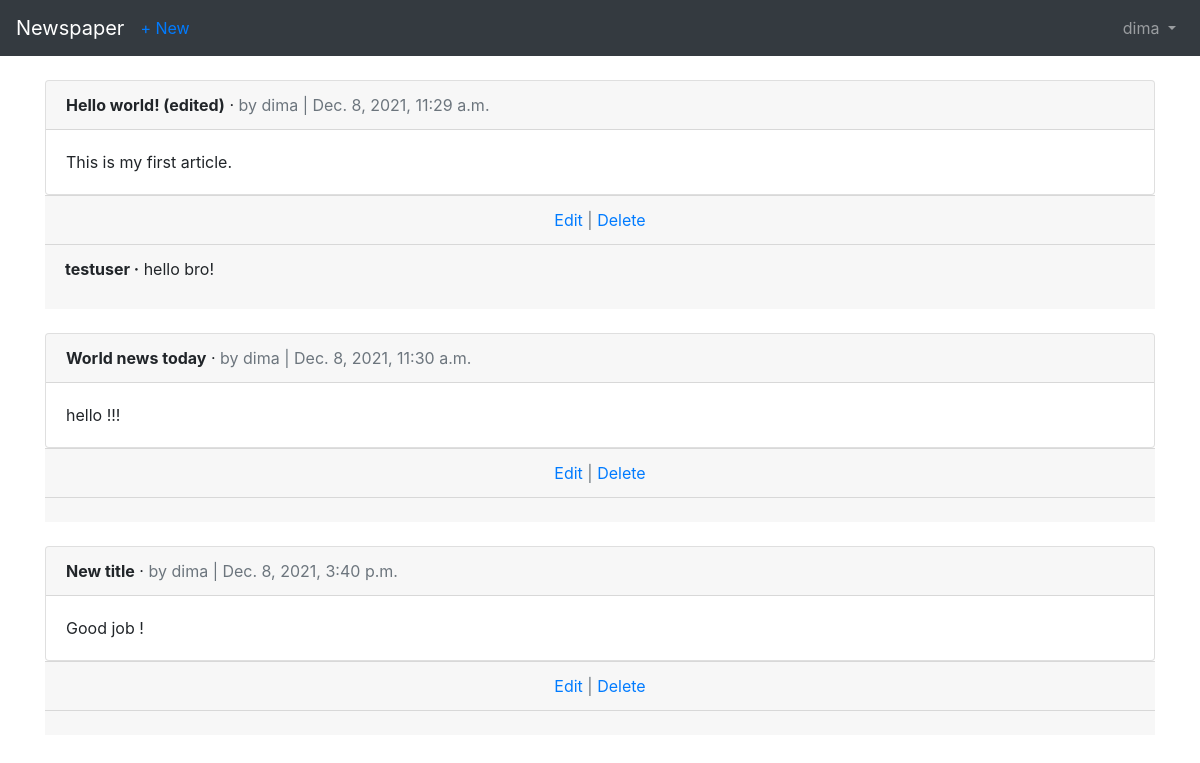
The page /articles/ (signed in) on the database its author committed.
### users/models.py (models this page shows)
class CustomUser(AbstractUser):
    age = models.PositiveIntegerField(default=0)

### articles/models.py (models this page shows, shortened)
class Article(models.Model):
    title = models.CharField(max_length=255)
    body = models.TextField()
    date = models.DateTimeField(auto_now_add=True)
    author = models.ForeignKey(
        settings.AUTH_USER_MODEL,
        on_delete=models.CASCADE,
    )

class Comment(models.Model):
    article = models.ForeignKey(
        Article,
        on_delete=models.CASCADE,
        related_name='comments'
    )
    comment = models.CharField(max_length=140)
    author = models.ForeignKey(
        settings.AUTH_USER_MODEL,
        on_delete=models.CASCADE,
    )
    def __str__(self):
        return self.comment

### articles/views.py (the view)
# urls.py: path('', views.ArticleListView.as_view(), name='article_list'),
class ArticleListView(LoginRequiredMixin, ListView):
    model = models.Article
    template_name = 'article_list.html'
    login_url = 'login'

### templates/article_list.html (shortened to what this page needs)
{% extends 'base.html' %}
{% block content %}
    {% for article in object_list %}
      <div class="card">
          <div class="card-header">
              <span class="font-weight-bold">{{ article.title }}</span> &middot;
              <span class="text-muted">by {{ article.author }} | {{ article.date }}</span>
          </div>
          <div class="card-body">
              {{article.body}}
          </div>
      </div>
      <div class="card-footer text-center text-muted">
          <a href="{% url 'article_edit' article.pk %}">Edit</a> |
          <a href="{% url 'article_delete' article.pk %}">Delete</a>
      </div>
      <div class="card-footer">
          {% for comment in article.comments.all %}
            <p>
                <span class="font-weight-bold">{{ comment.author }} &middot;</span>
                {{ comment }}
            </p>
          {% endfor %}
      </div>
    <br />
    {% endfor %}
{% endblock content %}

### templates/base.html (shortened to what this page needs)
<!DOCTYPE html>
<html lang="en">
<head>
    <link rel="stylesheet" href="https://maxcdn.bootstrapcdn.com/bootstrap/4.0.0/css/bootstrap.min.css">
</head>
<body>
    <nav class="navbar navbar-expand-md navbar-dark bg-dark mb-4">
     <a class="navbar-brand" href="{% url 'home' %}">Newspaper</a>
     {% if user.is_authenticated %}
     <ul class="navbar-nav mr-auto">
       <li class="nav-item"><a href="{% url 'article_new' %}">+ New</a></li>
     </ul>
     {% endif %}
        <div class="collapse navbar-collapse" id="navbarCollapse">
          {% if user.is_authenticated %}
            <ul class="navbar-nav ml-auto">
              <li class="nav-item">
                <a class="nav-link dropdown-toggle" href="#" id="userMenu" data-toggle="dropdown" aria-haspopup="true" aria-expanded="false">
            {{ user.username }}
                </a>
               </li>
              </ul>
           {% else %}
              <form class="form-inline ml-auto">
                <a href="{% url 'login' %}" class="btn btn-outline-secondary">Log in
</a>
                <a href="{% url 'signup' %}" class="btn btn-primary ml-2">Sign up</a>
              </form>
           {% endif %}
        </div>
    </nav>
    <div class="container">
       {% block content %}
       {% endblock %}
    </div>
</body>
</html>

### rows shown on the page
CustomUser: username "dima"
Article: title "Hello world! (edited)", author "dima", date "Dec. 8, 2021, 11:29 a.m.", body "This is my first article."
Comment: author "testuser", comment "hello bro!"
Article: title "World news today", author "dima", date "Dec. 8, 2021, 11:30 a.m.", body "hello !!!"
Article: title "New title", author "dima", date "Dec. 8, 2021, 3:40 p.m.", body "Good job !"
